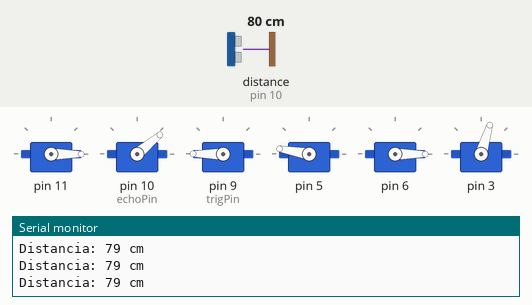
The sketch below on a simulated Arduino Uno, built with avr-gcc and run on an emulated ATmega328P. Parts: 6 × servo, the last lines printed to the serial monitor. Inputs (shaded band) come from the test bench; at power-on: distance to the obstacle (sensor on pin 10) 80 cm. The echo pulse lasts 58.3 µs per cm.

Above: at 7.2 s.
7.3 s: distance to the obstacle (sensor on pin 10) set to 19 cm
8.8 s: distance to the obstacle (sensor on pin 10) set to 15 cm
At 12.4 s:
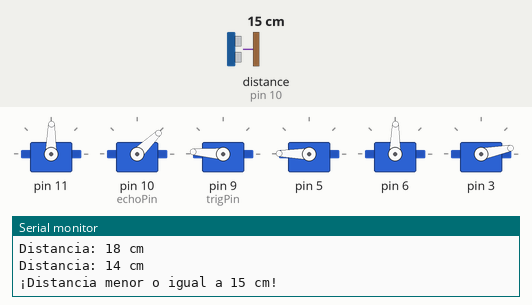
At 15.3 s:
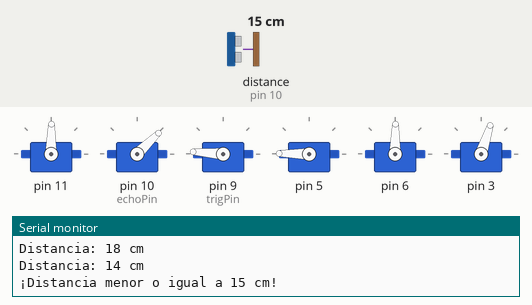
Timing chart, 0 to 29.1 s (numbered marks = the images above; inputs shaded):
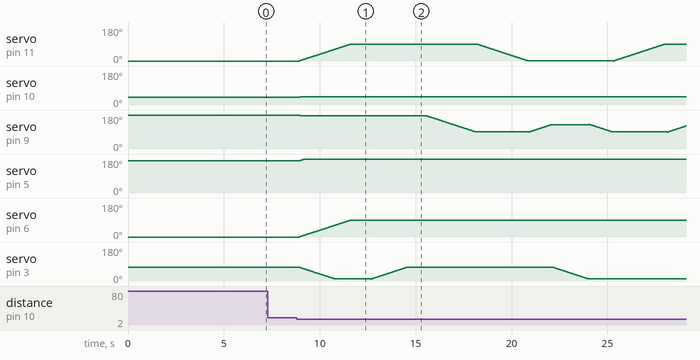

The sketch:

codigo_brazoV2.ino
```cpp
#include <Braccio.h>
#include <Servo.h>

Servo base;
Servo shoulder;
Servo elbow;
Servo wrist_rot;
Servo wrist_ver;
Servo gripper;

// Definimos los pines a los que está conectado el sensor
const int trigPin = 9;  // Pin Trig conectado al pin digital 9
const int echoPin = 10; // Pin Echo conectado al pin digital 10

// Definimos la distancia límite en centímetros
const int distanciaLimite = 15;

void setup() {
  // Inicializamos la comunicación serial
  Serial.begin(9600);

  Braccio.begin(5);

  // Configuramos los pines
  pinMode(trigPin, OUTPUT);
  pinMode(echoPin, INPUT);
}

void loop() {
  // Medimos la distancia
  long duracion, distancia;

  // Enviamos un pulso corto al pin Trig
  digitalWrite(trigPin, LOW);
  delayMicroseconds(2);
  digitalWrite(trigPin, HIGH);
  delayMicroseconds(10);
  digitalWrite(trigPin, LOW);

  // Medimos el tiempo que tarda en llegar el eco
  duracion = pulseIn(echoPin, HIGH);

  // Convertimos el tiempo en distancia (en cm)
  distancia = duracion * 0.034 / 2;

  // Mostramos la distancia en el monitor serial
  Serial.print("Distancia: ");
  Serial.print(distancia);
  Serial.println(" cm");

  // Verificamos si la distancia es menor o igual a 15 cm
  if (distancia <= distanciaLimite) {
    // Ejecutamos el código que deseas cuando la distancia es menor o igual a 15 cm
    ejecutarCodigo();
  }

  // Pequeña pausa antes de la siguiente medición
  delay(100);
}

// Función que contiene el código a ejecutar cuando la distancia es menor o igual a 15 cm
void ejecutarCodigo() {
  // Aquí colocas el código que deseas ejecutar
  Serial.println("¡Distancia menor o igual a 15 cm!");
  // Por ejemplo, puedes encender un LED, activar un motor, etc.
  // Posición para coger la carga (pinzas abiertas)
  Braccio.ServoMovement(50, // Delay entre movimientos
                        90, // 0 - 180
                        45, // 15 - 165
                        175, // 0 - 180
                        180, // 0 - 180
                        90, // 0 - 180
                        0 // 10 - 73
                       );

  delay(1000);

  // Agarra la carga
  Braccio.ServoMovement(50, // Delay entre movimientos
                        90, // 0 - 180
                        45, // 15 - 165
                        175, // 0 - 180
                        180, // 0 - 180
                        90, // 0 - 180
                        73 // 10 - 73
                       );

  delay(1000);

  // Levanta la carga
  Braccio.ServoMovement(50, // Delay entre movimientos
                        90, // 0 - 180
                        45, // 15 - 165
                        90, // 0 - 180
                        180, // 0 - 180
                        90, // 0 - 180
                        73 // 10 - 73
                       );

  // Rota hasta otra posición para dejar la carga (dejando la carga levantada)
  Braccio.ServoMovement(50, // Delay entre movimientos
                        0, // 0 - 180
                        45, // 15 - 165
                        90, // 0 - 180
                        180, // 0 - 180
                        90, // 0 - 180
                        73 // 10 - 73
                       );

  // Baja la carga
  Braccio.ServoMovement(50, // Delay entre movimientos
                        0, // 0 - 180
                        45, // 15 - 165
                        130, // 0 - 180
                        180, // 0 - 180
                        90, // 0 - 180
                        73 // 10 - 73
                       );

  // Abre las pinzas para soltar la carga
  Braccio.ServoMovement(50, // Delay entre movimientos
                        0, // 0 - 180
                        45, // 15 - 165
                        130, // 0 - 180
                        180, // 0 - 180
                        90, // 0 - 180
                        0 // 10 - 73
                       );

  // Levanta el brazo con las pinzas abiertas
  Braccio.ServoMovement(50, // Delay entre movimientos
                        0, // 0 - 180
                        45, // 15 - 165
                        90, // 0 - 180
                        180, // 0 - 180
                        90, // 0 - 180
                        0 // 10 - 73
                       );

  // Rota el brazo con las pinzas abiertas
  Braccio.ServoMovement(50, // Delay entre movimientos
                        90, // 0 - 180
                        45, // 15 - 165
                        90, // 0 - 180
                        180, // 0 - 180
                        90, // 0 - 180
                        0 // 10 - 73
                       );
}
```

Measured:
- the behaviour switches between 17 and 16 cm on distance to the obstacle (sensor on pin 10) (found by bisection; images 0 and 1)
- after the input at 8.8 s, servo on pin 10 (echoPin): 40° → 44° after 0.13 s; servo on pin 5: moves from 170° to 179° over 0.24 s, starting after 0.13 s; servo on pin 6: moves from 0° to 89° over 2.7 s, starting after 0.13 s
